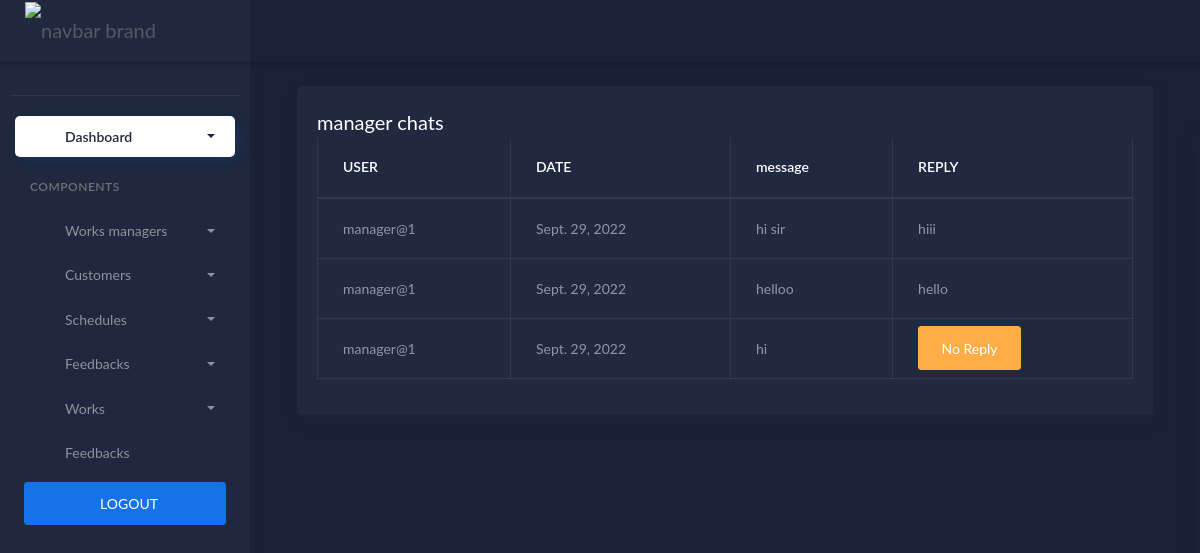
Page /managermessageview (signed in) on the earlier database version.
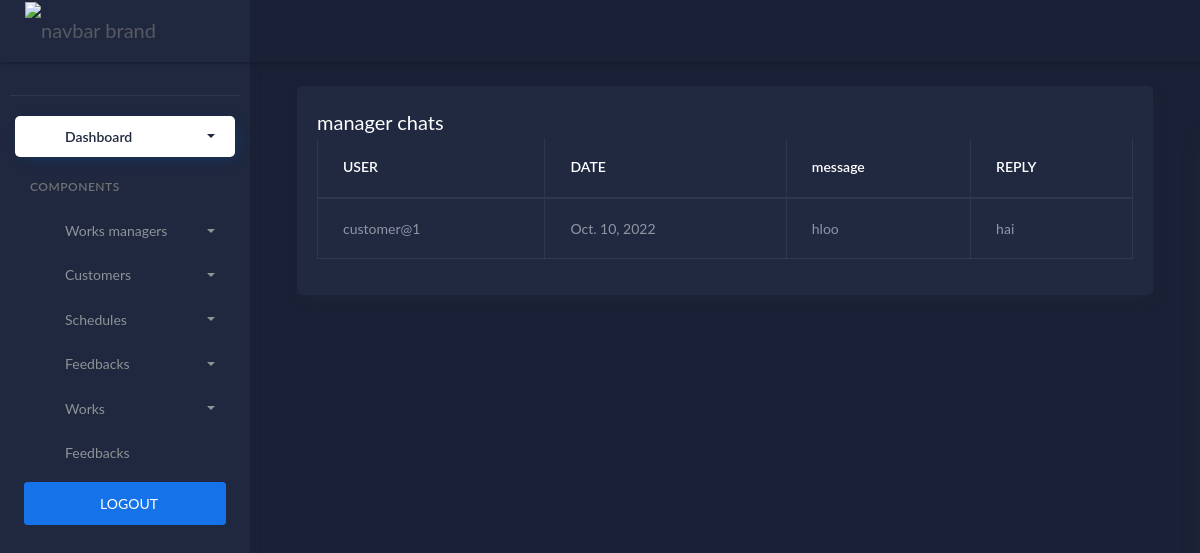
Same page on the later database version.
### workshopapp/models.py (models this page shows)
class Manager_Contact_Admin(models.Model):
    user = models.ForeignKey(Login, on_delete=models.DO_NOTHING)
    date = models.DateField(auto_now=True)
    message = models.CharField(max_length=500)
    reply = models.CharField(max_length=500, null=True, blank=True)

class Login(AbstractUser):
    is_manager = models.BooleanField(default=False)
    is_customer = models.BooleanField(default=False)

### workshopapp/views.py (the view)
# urls.py: path('managermessageview',views.Manager_Message_View, name='managermessageview'),
@login_required(login_url='loginpage')
def Manager_Message_View(request):
    data = Manager_Contact_Admin.objects.all()
    return render(request, 'admin/managermessageview.html',{'data': data})

### templates/admin/managermessageview.html
{% extends 'admin/dashboard.html' %}
{% block content %}
<div class="col-lg-12 stretch-card">
                <div class="card">
                  <div class="card-body">
                    <h4 class="card-title">manager chats</h4>
                    <div class="table-responsive">
                      <table class="table table-bordered ">
                        <thead>
                          <tr>
                            <th class="card-title">USER</th>
                            <th class="card-title">DATE</th>
                            <th class="card-title">message</th>
                            <th class="card-title">REPLY</th>
                          </tr>
                        </thead>
                        <tbody>
                        {% for i in data %}
                          <tr class="table-default">
                            <td>{{ i.user }}  </td>
                            <td>{{ i.date }}  </td>
                            <td>{{ i.message }}  </td>
                            <td>
                              {% if i.reply == None %}
                              <a href="{%url 'replytomanager' i.id %}" class="btn btn-warning">No Reply</a>
                              {% else %}
                              {{ i.reply }}
                              {% endif %}
                            </td>
                          </tr>
                        {% endfor %}
                        </tbody>
                      </table>
                    </div>
                  </div>
                </div>
              </div>
            </div>
          </div>
{% endblock %}

Differences in the rows shown:
removed Manager_Contact_Admin: user "manager@1", date "Sept. 29, 2022", message "helloo", reply "hello"
removed Manager_Contact_Admin: user "manager@1", date "Sept. 29, 2022", message "hi", shows "No Reply"
changed Manager_Contact_Admin: user "manager@1" → "customer@1"; date "Sept. 29, 2022" → "Oct. 10, 2022"; message "hi sir" → "hloo"; reply "hiii" → "hai"
